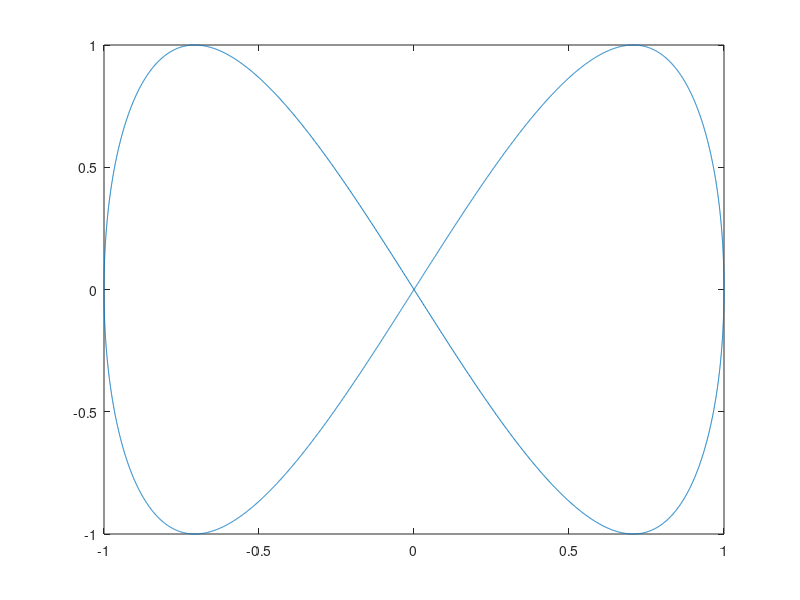

Here is the MATLAB script that generated this plot:
clear
close all
clc
%% Trajetória desejada

T = 60;
Tf = 60;
rX = 1.0;       % [m]
rY = 1.0;       % [m]

w = 2*pi/T;     % [rad/s]

t_traj = 0:0.01:Tf;

a = 3.*(t_traj/Tf).^2 - 2.*(t_traj/Tf).^3;
tp = a*Tf;

xG = rX*sin(w*tp);
yG = rY*sin(2*w*tp);


plot(xG, yG)